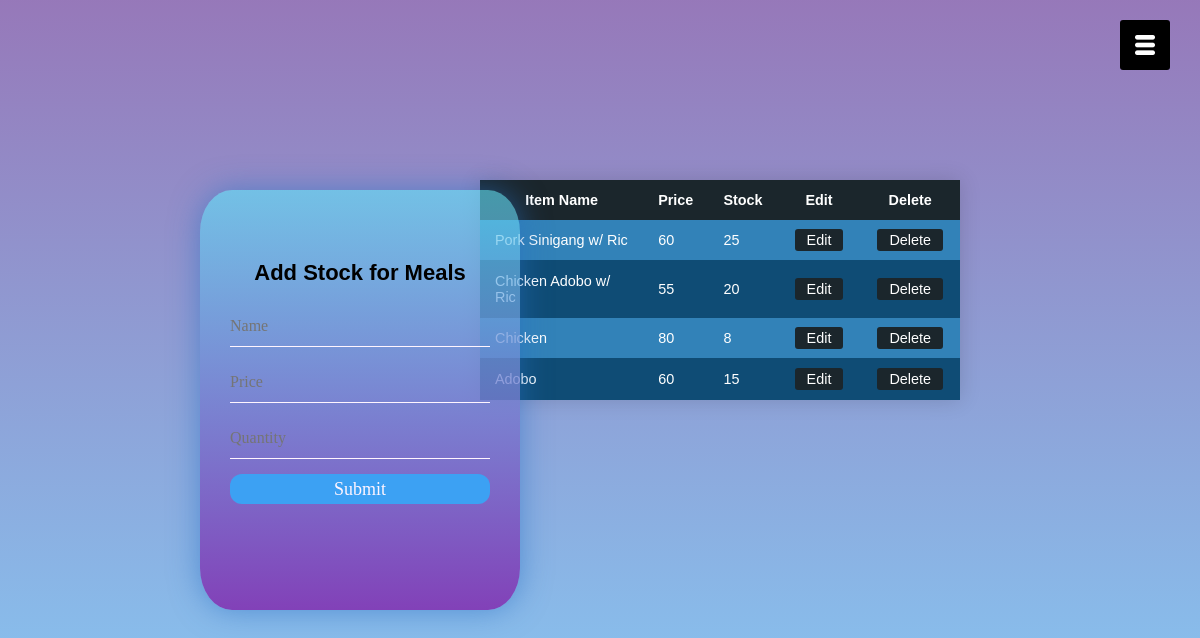
/meals.php, run on the app's committed database.
### tables this page shows
CREATE TABLE `meals` (
  `id` int(20) NOT NULL,
  `name` varchar(20) NOT NULL,
  `price` int(20) NOT NULL,
  `stocks` int(20) NOT NULL
);

### meals.php (the view, shortened to what this page needs)
<?php
include_once 'connection.php';
?>
<!DOCTYPE html>
<html>
<head>
    <link rel="stylesheet" href="style/admin.css">
</head>
<body>
	<div id="menuBtn">
		<img src="img/menu.png" id="menu">
	</div>
<table class="styled-table">
                <thead>
                    <tr>
                        <th> Item Name </th>
                        <th> Price </th>
                        <th> Stock </th>
                        <th> Edit</th>
                        <th> Delete</th>
                    </tr>
                <tbody>
                    <?php
                        $sql = "SELECT *  FROM meals";
                        $result = $conn->query($sql);
                        if($result->num_rows > 0) {
                            while ($row = $result->fetch_assoc()) {
                                ?>
                                <tr>
                                    <td> <?php echo $row["name"] ?></td>
                                    <td> <?php echo $row["price"] ?></td>
                                    <td> <?php echo $row["stocks"] ?></td>
                                    <td><a class = "a" href="editm.php?id=<?php echo $row['id']; ?>">Edit</a></td>
                                    <td><a class = "a" href="deletem.php?name=<?php echo $row['name']; ?>">Delete</a></td>
                                </tr>
                                <?php
                            }
                        } else {
                            echo "No result";
                        }
                        ?>
                </tbody>
            </table>
            <div class="meals">
                <h1>Add Stock for Meals</h1>
                <form action="insertm.php" method="post">
                    <input type="text" placeholder="Name" name="name" autocomplete="off" required>
                    <input type="number" placeholder="Price" name="price" autocomplete="off" required>
                    <input type="number" placeholder="Quantity" name="qty" autocomplete="off" required>
                    <input type="submit">
                </form>
            </div>
</body>
</html>

### style/admin.css (style rules this page uses)
* { margin: 0; padding: 0; }
body { font-family: "Century Gothic", sans-serif; background-image: linear-gradient(rgba(87, 39, 143, 0.623), #85cdf7); background-size: cover; background-position: center; height: 100vh; }
.login-box, .meals, .pasta, .drinks { width: 320px; height: 420px; box-shadow: 0 0 30px rgba(40, 113, 196, 0.589); background-image: linear-gradient(rgba(96, 224, 247, 0.623), #8241b8); color: #000; top: 50%; left: 30%; position: absolute; transform: translate(-50%, -50%); box-sizing: border-box; border-radius: 10%; padding: 70px 30px; }
h1 { margin: 0; padding: 0 0 20px; text-align: center; font-size: 22px; }
.login-box input, .meals input, .pasta input, .drinks input { width: 100%; margin-bottom: 15px; }
.login-box input[type="text"], input[type="password"], .meals input[type="text"], input[type="number"], .pasta input[type="text"], input[type="number"], .drinks input[type="text"], input[type="number"] { border: none; border-bottom: 1px solid #fff5ff; background: transparent; outline: none; height: 40px; font-size: 16px; font-family: Serif ; }
.login-box input[type="submit"], .meals input[type="submit"], .pasta input[type="submit"], .drinks input[type="submit"] { border: none; outline: none; height: 30px; background: #3ca1f3; color: #fff5ff; font-size: 18px; font-family: Serif ; border-radius: 12px; }
#menuBtn { width: 50px; height: 50px; background: black; text-align: center; position: fixed; right: 30px; top: 20px; border-radius: 3px; z-index: 3; cursor: pointer; }
#menuBtn img { width: 20px; margin-top: 15px; }
.styled-table { border-collapse: collapse; margin: 25px 0; font-size: 0.9em; font-family: sans-serif; min-width: 400px; box-shadow: 0 0 20px rgba(0, 0, 0, 0.15); margin: auto; padding: 5px; top: 40%; left: 60%; bottom: 40%; position: absolute; transform: translate(-50%, -50%); color: white; }
.styled-table thead tr { background-color: #1B262C; color: #ffffff; }
.styled-table th, .styled-table td { padding: 12px 15px; }
.styled-table tbody tr { border-bottom: 1px solid #0F4C75; }
.styled-table tbody tr:nth-of-type(even) { background-color: #0F4C75; }
.styled-table tbody tr:nth-of-type(odd) { background-color: #3282B8; }
.a { text-align: center; background-color: #1B262C; border: none; border-radius: 3px; color: white; padding: 3px 12px; text-decoration: none; margin: 2px 2px; cursor: pointer; }

### data on the page
meals: name "Pork Sinigang w/ Ric", price "60", stocks "25"
meals: name "Chicken Adobo w/ Ric", price "55", stocks "20"
meals: name "Chicken", price "80", stocks "8"
meals: name "Adobo", price "60", stocks "15"
